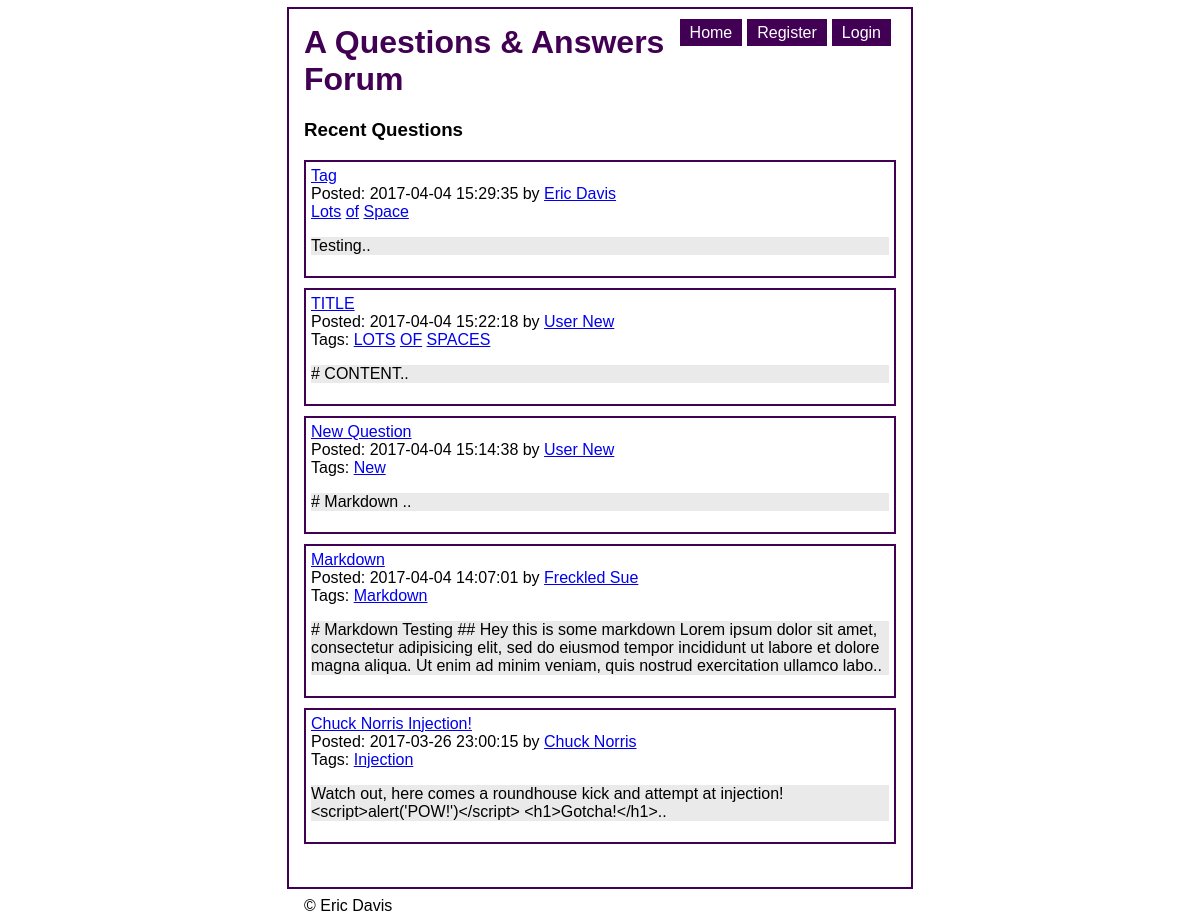
/index, run on the app's committed database.
### tables this page shows
CREATE TABLE Questions (QuestionID INTEGER PRIMARY KEY AUTOINCREMENT NOT NULL, Date DATE NOT NULL, Title TEXT NOT NULL, Content TEXT NOT NULL, Tags TEXT, UserID INTEGER REFERENCES Users (UserID) NOT NULL);

CREATE TABLE Users (UserID INTEGER PRIMARY KEY AUTOINCREMENT NOT NULL UNIQUE, FirstName TEXT NOT NULL, LastName TEXT NOT NULL, Email TEXT NOT NULL, Password TEXT NOT NULL);

### controllers/questions.inc (called while the page is built, shortened)
<?php
include_once "include/util.inc";
include_once 'models/User.inc';
include_once 'models/Question.inc';
function get_questions($params) {
    $questions = Question::retrieveRecentQuestions();
    renderTemplate(
        "views/recent_questions_view.inc",
        array(
            'title' => 'A Questions & Answers Forum',
            'subtitle' => 'Recent Questions',
            'questions' => $questions,
            'newQuestionButtonText' => '[Post New Question]'
        )
    );
}

### controllers/index.inc (called while the page is built)
<?php
include_once "include/util.inc";
include_once "controllers/questions.inc";
function get_index($params) {
    get_questions($params);
}

### models/Question.inc (called while the page is built, shortened)
<?php
require_once 'models/Model.inc';
class Question extends Model {
    private $date;
    private $title;
    private $content;
    private $tags;
    private $userId;
    public function getDate() {
        return $this->date;
    }
    public function setDate($date) {
        $this->date = $date;
    }
    public function getTitle() {
        return $this->title;
    }
    public function setTitle($title) {
        $this->title = $title;
    }
    public function getContent() {
        return $this->content;
    }
    public function setContent($content) {
        $this->content = $content;
    }
    public function getTags() {
        return $this->tags;
    }
    public function setTags($tags) {
        $this->tags = $tags;
    }
    public function getUserId() {
        return $this->userId;
    }
    public function setUserId($id) {
        $this->userId = $id;
    }
    public static function retrieveRecentQuestions($limit = 5) {
        $db = Db::getDb();
        $st = $db -> prepare('SELECT * FROM Questions ORDER BY Date DESC LIMIT :limit');
        $st->bindParam(':limit', $limit);
        $st -> execute();
        $rows = $st -> fetchAll(PDO::FETCH_ASSOC);
        return self::makeQuestionsFromRows($rows);
    }
    private static function makeQuestionFromRow($row) {
        $question = new Question($row['QuestionID'], $row['Date'], $row['Title'], $row['Content'], $row['Tags'], $row['UserID']);
        return $question;
    }
    private static function makeQuestionsFromRows($rows) {
        $result = array();
        foreach ($rows as $row) {
            $result[] = self::makeQuestionFromRow($row);
        }
        return $result;
    }
}

### models/Model.inc (called while the page is built, shortened)
<?php
include_once 'include/util.inc';
class Model {
    protected $id;
    public function getId() {
        return $this -> id;
    }
    public function setId($id) {
        $this -> id = $id;
        return $this;
    }
}

### models/User.inc (called while the page is built, shortened)
<?php
require_once 'models/Model.inc';
class User extends Model {
    private $firstName;
    private $lastName;
    public function getFirstName() {
        return $this->firstName;
    }
    public function setFirstName($name) {
        $this->firstName = $name;
    }
    public function getLastName() {
        return $this->lastName;
    }
    public function setLastName($name) {
        $this->lastName = $name;
    }
    public static function getFullName($id) {
        $user = self::retrieveUserById($id);
        if ($user) {
            return $user->getFirstName() . " " . $user->getLastName();
        }
        return false;
    }
    public static function retrieveUserById($id) {
        $db = Db::getDb();
        $sql = "SELECT * FROM Users WHERE UserID = :id";
        $statement = $db -> prepare($sql);
        $statement -> bindParam(':id', $id);
        $statement -> execute();
        $row = $statement->fetch(PDO::FETCH_ASSOC);
        return self::makeUserFromRow($row);
    }
    public static function makeUserFromRow($row) {
        $user = new User($row['UserID'], $row['FirstName'], $row['LastName'], $row['Email'], $row['Password']);
        return $user;
    }
}

### views/cache_recent_questions_view.inc (the view, shortened to what this page needs)
<?php include_once 'include/util.inc' ?>
<!DOCTYPE html>
<html>
    <head>
        <link rel="stylesheet" href="/lab/lab3/css/style.css" />
    </head>
    <body>
        <div id="content-wrapper">
            <div id="nav">
                <ul>
                    <?php if (isLoggedIn()) : ?>
                    <li><a href="/lab/lab3/logout">Logout</a></li>
                    <li><a href="/lab/lab3/user/view_user/<?php echo(safeParam($_SESSION, 'UserID', false)); ?>">My Profile</a></li>
                    <?php  else : ?>
                    <li><a href="/lab/lab3/login">Login</a></li>
                    <li><a href="/lab/lab3/user/register">Register</a></li>
                    <?php  endif; ?>
                    <li><a href="/lab/lab3/index">Home</a></li>
                </ul>
            </div>
<h1> <?php echo( isset($title) ? $title : '' ); ?></h1>
<h3><?php echo( isset($subtitle) ? $subtitle : '' ); ?></h3>
<?php  foreach ($questions as $question): ?>
    <div class="question">
    <a href="/lab/lab3/questions/view_question/<?php echo($question->getId()); ?>"> <?php echo( $question->getTitle() ); ?></a>
    <br />
    Posted: <?php echo( $question->getDate() ); ?> by <a href="/lab/lab3/user/view_user/<?php echo( $question->getUserId() ); ?>"><?php echo( User::getFullName($question->getUserId()) ); ?></a>
    <br />
    <span>
<?php
    $tags = explode(' ', $question->getTags());
    if ($tags[0]) {
        echo "Tags:";
    }
    foreach($tags as $tag) :
?>
    <a href="/lab/lab3/tag/view_questions/<?php echo( $tag ); ?>"><?php echo( $tag ); ?></a>
<?php   endforeach; ?>
</span>
    <p class="question-content"> <?php echo( substr($question->getContent(), 0, 240).".." ); ?></p>
</div>
<?php  endforeach; ?>
<br />
</div>
<footer>
    &copy; Eric Davis
</footer>
</body>
</html>

### urlrouter.php (shortened to what this page needs)
<?php
function routeUrl() {
    $method = $_SERVER['REQUEST_METHOD'];
    $requestURI = explode('/', $_SERVER['REQUEST_URI']);
    $scriptName = explode('/', $_SERVER['SCRIPT_NAME']);
    for ($i = 0; $i < sizeof($scriptName); $i++) {
        if (strtolower($requestURI[$i]) == strtolower($scriptName[$i])) {
            unset($requestURI[$i]);
        }
    }
    $command = array_values($requestURI);
    $controller = 'controllers/' . $command[0] . '.inc';
    $func = strtolower($method) . '_' . (isset($command[1]) ? $command[1] : 'index');
    $params = array_slice($command, 2);
    if (file_exists($controller)) {
        if (function_exists($func)) {
            $func($params);
            exit();
        }
        else {
            die("Command '$func' doesn't exist.");
        }
    } else {
        die("Controller '$controller' doesn't exist.");
    }
}
routeUrl();

### include/util.inc (shortened to what this page needs)
<?php
function isLoggedIn() {
    return false;
}
function __cacheName($view) {
    $cachePath = explode('/', $view);
    $idx = sizeof($cachePath) - 1;
    $cachePath[$idx] = 'cache_' . $cachePath[$idx];
    return implode('/', $cachePath);
}
function renderTemplate($view, $params) {
    $cacheName = __cacheName($view);
    if (file_exists($cacheName) && (filemtime($cacheName) >= filemtime($view))) {
        $contents = file_get_contents($cacheName);
    }
    extract($params);
    eval("?>" . $contents);
    $result = ob_get_contents();
    echo $result;
}
?>

### css/style.css (style rules this page uses)
body { font-family: helvetica, arial; }
.question { border: 2px solid #410054; margin-bottom: 10px; padding: 5px; }
.question-content { background-color: #eaeaea; }
#content-wrapper { width: 50%; margin-left: auto; margin-right: auto; margin-top: 2%; outline: 2px solid #410054; outline-offset: 15px; }
h1, h2 { color: #410054; }
footer { width: 50%; margin-left: auto; margin-right: auto; margin-top: 25px; }
#nav li { border-right: 5px solid #ffffff; display: inline; float: right; text-align: center; }
#nav a { background-color: #410054; color: white; padding: 5px 10px 5px 10px; text-decoration: none; }

### data on the page
questions: Title "Tag", Date "2017-04-04 15:29:35", UserID.LastName "Eric Davis", Tags "Lots", Tags "of", Tags "Space", Content "Testing"
questions: Title "TITLE", Date "2017-04-04 15:22:18", UserID.LastName "User New", shows "Tags:", Tags "LOTS", Tags "OF", Tags "SPACES", Content "# CONTENT"
questions: Title "New Question", Date "2017-04-04 15:14:38", UserID.LastName "User New", shows "Tags:", Tags "New", Content "# Markdown"
questions: Title "Markdown", Date "2017-04-04 14:07:01", UserID.LastName "Freckled Sue", shows "Tags:", Tags "Markdown", Content "# Markdown Testing ## Hey this is some markdown Lorem ipsum dolor sit amet, consectetur adipisicing elit, sed do eiusmod tempor incididunt ut labore et dolore magna aliqua. Ut enim ad minim veniam, quis nostrud exercitation ullamco labo"
questions: Title "Chuck Norris Injection!", Date "2017-03-26 23:00:15", UserID.LastName "Chuck Norris", shows "Tags:", Tags "Injection", Content "Watch out, here comes a roundhouse kick and attempt at injection! <script>alert('POW!')</script> <h1>Gotcha!</h1>"

### other printed values
$title "A Questions & Answers Forum"
$subtitle "Recent Questions"
